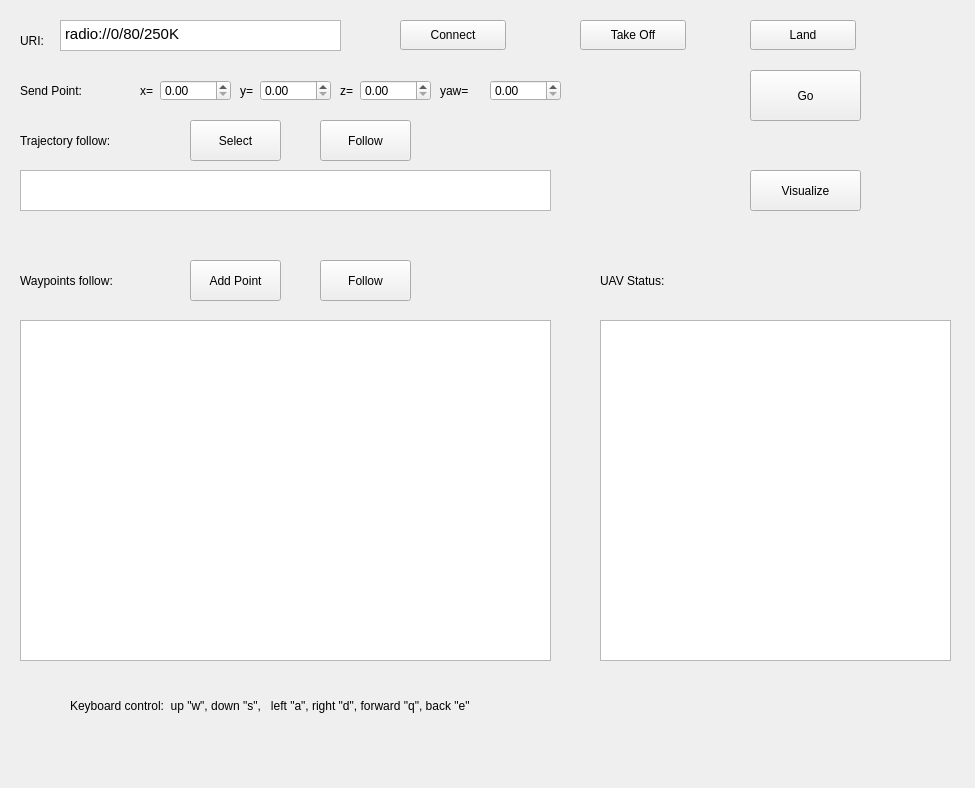
<?xml version="1.0" encoding="UTF-8"?>
<ui version="4.0">
 <class>Form</class>
 <widget class="QWidget" name="Form">
  <property name="geometry">
   <rect>
    <x>0</x>
    <y>0</y>
    <width>975</width>
    <height>788</height>
   </rect>
  </property>
  <property name="windowTitle">
   <string>Crazyflie Autofly</string>
  </property>
  <widget class="QTextEdit" name="textEdit_uri">
   <property name="geometry">
    <rect>
     <x>60</x>
     <y>20</y>
     <width>281</width>
     <height>31</height>
    </rect>
   </property>
   <property name="html">
    <string>&lt;!DOCTYPE HTML PUBLIC &quot;-//W3C//DTD HTML 4.0//EN&quot; &quot;http://www.w3.org/TR/REC-html40/strict.dtd&quot;&gt;
&lt;html&gt;&lt;head&gt;&lt;meta name=&quot;qrichtext&quot; content=&quot;1&quot; /&gt;&lt;style type=&quot;text/css&quot;&gt;
p, li { white-space: pre-wrap; }
&lt;/style&gt;&lt;/head&gt;&lt;body style=&quot; font-family:'Ubuntu'; font-size:11pt; font-weight:400; font-style:normal;&quot;&gt;
&lt;p style=&quot; margin-top:0px; margin-bottom:0px; margin-left:0px; margin-right:0px; -qt-block-indent:0; text-indent:0px;&quot;&gt;radio://0/80/250K&lt;/p&gt;&lt;/body&gt;&lt;/html&gt;</string>
   </property>
  </widget>
  <widget class="QLabel" name="label">
   <property name="geometry">
    <rect>
     <x>20</x>
     <y>30</y>
     <width>80</width>
     <height>21</height>
    </rect>
   </property>
   <property name="text">
    <string>URI:</string>
   </property>
  </widget>
  <widget class="QLabel" name="label_2">
   <property name="geometry">
    <rect>
     <x>20</x>
     <y>80</y>
     <width>181</width>
     <height>21</height>
    </rect>
   </property>
   <property name="text">
    <string>Send Point:</string>
   </property>
  </widget>
  <widget class="QLabel" name="label_3">
   <property name="geometry">
    <rect>
     <x>140</x>
     <y>80</y>
     <width>80</width>
     <height>21</height>
    </rect>
   </property>
   <property name="text">
    <string>x=</string>
   </property>
  </widget>
  <widget class="QLabel" name="label_4">
   <property name="geometry">
    <rect>
     <x>240</x>
     <y>80</y>
     <width>80</width>
     <height>21</height>
    </rect>
   </property>
   <property name="text">
    <string>y=</string>
   </property>
  </widget>
  <widget class="QLabel" name="label_5">
   <property name="geometry">
    <rect>
     <x>340</x>
     <y>80</y>
     <width>80</width>
     <height>21</height>
    </rect>
   </property>
   <property name="text">
    <string>z=</string>
   </property>
  </widget>
  <widget class="QDoubleSpinBox" name="doubleSpinBox_x">
   <property name="geometry">
    <rect>
     <x>160</x>
     <y>80</y>
     <width>71</width>
     <height>21</height>
    </rect>
   </property>
  </widget>
  <widget class="QDoubleSpinBox" name="doubleSpinBox_y">
   <property name="geometry">
    <rect>
     <x>260</x>
     <y>80</y>
     <width>71</width>
     <height>21</height>
    </rect>
   </property>
  </widget>
  <widget class="QDoubleSpinBox" name="doubleSpinBox_z">
   <property name="geometry">
    <rect>
     <x>360</x>
     <y>80</y>
     <width>71</width>
     <height>21</height>
    </rect>
   </property>
  </widget>
  <widget class="QPushButton" name="button_send">
   <property name="geometry">
    <rect>
     <x>750</x>
     <y>70</y>
     <width>111</width>
     <height>51</height>
    </rect>
   </property>
   <property name="text">
    <string>Go</string>
   </property>
  </widget>
  <widget class="QLabel" name="label_6">
   <property name="geometry">
    <rect>
     <x>440</x>
     <y>80</y>
     <width>80</width>
     <height>21</height>
    </rect>
   </property>
   <property name="text">
    <string>yaw=</string>
   </property>
  </widget>
  <widget class="QDoubleSpinBox" name="doubleSpinBox_yaw">
   <property name="geometry">
    <rect>
     <x>490</x>
     <y>80</y>
     <width>71</width>
     <height>21</height>
    </rect>
   </property>
  </widget>
  <widget class="QPushButton" name="button_takeoff">
   <property name="geometry">
    <rect>
     <x>580</x>
     <y>20</y>
     <width>106</width>
     <height>30</height>
    </rect>
   </property>
   <property name="text">
    <string>Take Off</string>
   </property>
  </widget>
  <widget class="QPushButton" name="button_land">
   <property name="geometry">
    <rect>
     <x>750</x>
     <y>20</y>
     <width>106</width>
     <height>30</height>
    </rect>
   </property>
   <property name="text">
    <string>Land</string>
   </property>
  </widget>
  <widget class="QPushButton" name="button_connect">
   <property name="geometry">
    <rect>
     <x>400</x>
     <y>20</y>
     <width>106</width>
     <height>30</height>
    </rect>
   </property>
   <property name="text">
    <string>Connect</string>
   </property>
  </widget>
  <widget class="QPushButton" name="button_visualize">
   <property name="geometry">
    <rect>
     <x>750</x>
     <y>170</y>
     <width>111</width>
     <height>41</height>
    </rect>
   </property>
   <property name="text">
    <string>Visualize</string>
   </property>
  </widget>
  <widget class="QLabel" name="label_7">
   <property name="geometry">
    <rect>
     <x>70</x>
     <y>690</y>
     <width>651</width>
     <height>31</height>
    </rect>
   </property>
   <property name="text">
    <string>Keyboard control:  up &quot;w&quot;, down &quot;s&quot;,   left &quot;a&quot;, right &quot;d&quot;, forward &quot;q&quot;, back &quot;e&quot;          </string>
   </property>
  </widget>
  <widget class="QLabel" name="label_8">
   <property name="geometry">
    <rect>
     <x>20</x>
     <y>130</y>
     <width>261</width>
     <height>21</height>
    </rect>
   </property>
   <property name="text">
    <string>Trajectory follow: </string>
   </property>
  </widget>
  <widget class="QLabel" name="label_9">
   <property name="geometry">
    <rect>
     <x>20</x>
     <y>270</y>
     <width>261</width>
     <height>21</height>
    </rect>
   </property>
   <property name="text">
    <string>Waypoints follow: </string>
   </property>
  </widget>
  <widget class="QTableView" name="table_points">
   <property name="geometry">
    <rect>
     <x>20</x>
     <y>320</y>
     <width>531</width>
     <height>341</height>
    </rect>
   </property>
  </widget>
  <widget class="QPushButton" name="button_add">
   <property name="geometry">
    <rect>
     <x>190</x>
     <y>260</y>
     <width>91</width>
     <height>41</height>
    </rect>
   </property>
   <property name="text">
    <string>Add Point</string>
   </property>
  </widget>
  <widget class="QPushButton" name="button_follow">
   <property name="geometry">
    <rect>
     <x>320</x>
     <y>260</y>
     <width>91</width>
     <height>41</height>
    </rect>
   </property>
   <property name="text">
    <string>Follow</string>
   </property>
  </widget>
  <widget class="QLabel" name="label_10">
   <property name="geometry">
    <rect>
     <x>600</x>
     <y>270</y>
     <width>151</width>
     <height>21</height>
    </rect>
   </property>
   <property name="text">
    <string>UAV Status:</string>
   </property>
  </widget>
  <widget class="QPushButton" name="button_traj_select">
   <property name="geometry">
    <rect>
     <x>190</x>
     <y>120</y>
     <width>91</width>
     <height>41</height>
    </rect>
   </property>
   <property name="text">
    <string>Select</string>
   </property>
  </widget>
  <widget class="QPushButton" name="button_traj_follow">
   <property name="geometry">
    <rect>
     <x>320</x>
     <y>120</y>
     <width>91</width>
     <height>41</height>
    </rect>
   </property>
   <property name="text">
    <string>Follow</string>
   </property>
  </widget>
  <widget class="QTextBrowser" name="browser_traj">
   <property name="geometry">
    <rect>
     <x>20</x>
     <y>170</y>
     <width>531</width>
     <height>41</height>
    </rect>
   </property>
  </widget>
  <widget class="QListView" name="listView">
   <property name="geometry">
    <rect>
     <x>600</x>
     <y>320</y>
     <width>351</width>
     <height>341</height>
    </rect>
   </property>
  </widget>
 </widget>
 <resources/>
 <connections/>
</ui>
